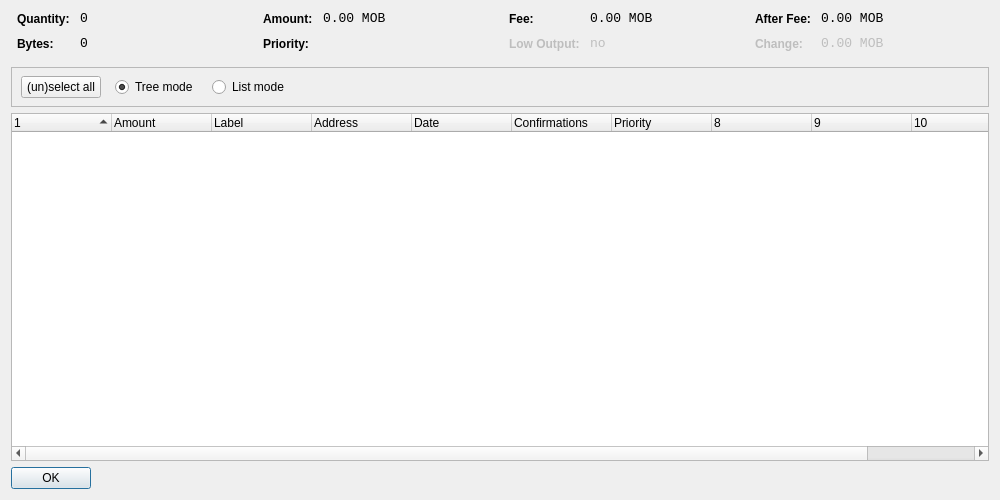
<?xml version="1.0" encoding="UTF-8"?>
<ui version="4.0">
 <class>CoinControlDialog</class>
 <widget class="QDialog" name="CoinControlDialog">
  <property name="geometry">
   <rect>
    <x>0</x>
    <y>0</y>
    <width>1000</width>
    <height>500</height>
   </rect>
  </property>
  <property name="windowTitle">
   <string>Coin Control</string>
  </property>
  <layout class="QVBoxLayout" name="verticalLayout">
   <item>
    <layout class="QHBoxLayout" name="horizontalLayoutTop" stretch="0,0,0,0">
     <property name="topMargin">
      <number>0</number>
     </property>
     <property name="bottomMargin">
      <number>10</number>
     </property>
     <item>
      <layout class="QFormLayout" name="formLayoutCoinControl1">
       <property name="horizontalSpacing">
        <number>10</number>
       </property>
       <property name="verticalSpacing">
        <number>10</number>
       </property>
       <property name="leftMargin">
        <number>6</number>
       </property>
       <property name="rightMargin">
        <number>6</number>
       </property>
       <item row="0" column="0">
        <widget class="QLabel" name="labelCoinControlQuantityText">
         <property name="styleSheet">
          <string notr="true">font-weight:bold;</string>
         </property>
         <property name="text">
          <string>Quantity:</string>
         </property>
        </widget>
       </item>
       <item row="0" column="1">
        <widget class="QLabel" name="labelCoinControlQuantity">
         <property name="font">
          <font>
           <family>Monospace</family>
           <pointsize>10</pointsize>
          </font>
         </property>
         <property name="cursor">
          <cursorShape>IBeamCursor</cursorShape>
         </property>
         <property name="contextMenuPolicy">
          <enum>Qt::ActionsContextMenu</enum>
         </property>
         <property name="text">
          <string notr="true">0</string>
         </property>
         <property name="textInteractionFlags">
          <set>Qt::LinksAccessibleByMouse|Qt::TextSelectableByKeyboard|Qt::TextSelectableByMouse</set>
         </property>
        </widget>
       </item>
       <item row="1" column="0">
        <widget class="QLabel" name="labelCoinControlBytesText">
         <property name="styleSheet">
          <string notr="true">font-weight:bold;</string>
         </property>
         <property name="text">
          <string>Bytes:</string>
         </property>
        </widget>
       </item>
       <item row="1" column="1">
        <widget class="QLabel" name="labelCoinControlBytes">
         <property name="font">
          <font>
           <family>Monospace</family>
           <pointsize>10</pointsize>
          </font>
         </property>
         <property name="cursor">
          <cursorShape>IBeamCursor</cursorShape>
         </property>
         <property name="contextMenuPolicy">
          <enum>Qt::ActionsContextMenu</enum>
         </property>
         <property name="text">
          <string notr="true">0</string>
         </property>
         <property name="textInteractionFlags">
          <set>Qt::LinksAccessibleByMouse|Qt::TextSelectableByKeyboard|Qt::TextSelectableByMouse</set>
         </property>
        </widget>
       </item>
      </layout>
     </item>
     <item>
      <layout class="QFormLayout" name="formLayoutCoinControl2">
       <property name="horizontalSpacing">
        <number>10</number>
       </property>
       <property name="verticalSpacing">
        <number>10</number>
       </property>
       <property name="leftMargin">
        <number>6</number>
       </property>
       <property name="rightMargin">
        <number>6</number>
       </property>
       <item row="0" column="0">
        <widget class="QLabel" name="labelCoinControlAmountText">
         <property name="styleSheet">
          <string notr="true">font-weight:bold;</string>
         </property>
         <property name="text">
          <string>Amount:</string>
         </property>
        </widget>
       </item>
       <item row="0" column="1">
        <widget class="QLabel" name="labelCoinControlAmount">
         <property name="font">
          <font>
           <family>Monospace</family>
           <pointsize>10</pointsize>
          </font>
         </property>
         <property name="cursor">
          <cursorShape>IBeamCursor</cursorShape>
         </property>
         <property name="contextMenuPolicy">
          <enum>Qt::ActionsContextMenu</enum>
         </property>
         <property name="text">
          <string notr="true">0.00 MOB</string>
         </property>
         <property name="textInteractionFlags">
          <set>Qt::LinksAccessibleByMouse|Qt::TextSelectableByKeyboard|Qt::TextSelectableByMouse</set>
         </property>
        </widget>
       </item>
       <item row="1" column="0">
        <widget class="QLabel" name="labelCoinControlPriorityText">
         <property name="styleSheet">
          <string notr="true">font-weight:bold;</string>
         </property>
         <property name="text">
          <string>Priority:</string>
         </property>
        </widget>
       </item>
       <item row="1" column="1">
        <widget class="QLabel" name="labelCoinControlPriority">
         <property name="font">
          <font>
           <family>Monospace</family>
           <pointsize>10</pointsize>
          </font>
         </property>
         <property name="cursor">
          <cursorShape>IBeamCursor</cursorShape>
         </property>
         <property name="contextMenuPolicy">
          <enum>Qt::ActionsContextMenu</enum>
         </property>
         <property name="text">
          <string/>
         </property>
         <property name="textInteractionFlags">
          <set>Qt::LinksAccessibleByMouse|Qt::TextSelectableByKeyboard|Qt::TextSelectableByMouse</set>
         </property>
        </widget>
       </item>
      </layout>
     </item>
     <item>
      <layout class="QFormLayout" name="formLayoutCoinControl3">
       <property name="horizontalSpacing">
        <number>10</number>
       </property>
       <property name="verticalSpacing">
        <number>10</number>
       </property>
       <property name="leftMargin">
        <number>6</number>
       </property>
       <property name="rightMargin">
        <number>6</number>
       </property>
       <item row="0" column="0">
        <widget class="QLabel" name="labelCoinControlFeeText">
         <property name="styleSheet">
          <string notr="true">font-weight:bold;</string>
         </property>
         <property name="text">
          <string>Fee:</string>
         </property>
        </widget>
       </item>
       <item row="0" column="1">
        <widget class="QLabel" name="labelCoinControlFee">
         <property name="font">
          <font>
           <family>Monospace</family>
           <pointsize>10</pointsize>
          </font>
         </property>
         <property name="cursor">
          <cursorShape>IBeamCursor</cursorShape>
         </property>
         <property name="contextMenuPolicy">
          <enum>Qt::ActionsContextMenu</enum>
         </property>
         <property name="text">
          <string notr="true">0.00 MOB</string>
         </property>
         <property name="textInteractionFlags">
          <set>Qt::LinksAccessibleByMouse|Qt::TextSelectableByKeyboard|Qt::TextSelectableByMouse</set>
         </property>
        </widget>
       </item>
       <item row="1" column="0">
        <widget class="QLabel" name="labelCoinControlLowOutputText">
         <property name="enabled">
          <bool>false</bool>
         </property>
         <property name="styleSheet">
          <string notr="true">font-weight:bold;</string>
         </property>
         <property name="text">
          <string>Low Output:</string>
         </property>
        </widget>
       </item>
       <item row="1" column="1">
        <widget class="QLabel" name="labelCoinControlLowOutput">
         <property name="enabled">
          <bool>false</bool>
         </property>
         <property name="font">
          <font>
           <family>Monospace</family>
           <pointsize>10</pointsize>
          </font>
         </property>
         <property name="cursor">
          <cursorShape>IBeamCursor</cursorShape>
         </property>
         <property name="contextMenuPolicy">
          <enum>Qt::ActionsContextMenu</enum>
         </property>
         <property name="text">
          <string notr="true">no</string>
         </property>
         <property name="textInteractionFlags">
          <set>Qt::LinksAccessibleByMouse|Qt::TextSelectableByKeyboard|Qt::TextSelectableByMouse</set>
         </property>
        </widget>
       </item>
      </layout>
     </item>
     <item>
      <layout class="QFormLayout" name="formLayoutCoinControl4">
       <property name="horizontalSpacing">
        <number>10</number>
       </property>
       <property name="verticalSpacing">
        <number>10</number>
       </property>
       <property name="leftMargin">
        <number>6</number>
       </property>
       <property name="rightMargin">
        <number>6</number>
       </property>
       <item row="0" column="0">
        <widget class="QLabel" name="labelCoinControlAfterFeeText">
         <property name="styleSheet">
          <string notr="true">font-weight:bold;</string>
         </property>
         <property name="text">
          <string>After Fee:</string>
         </property>
        </widget>
       </item>
       <item row="0" column="1">
        <widget class="QLabel" name="labelCoinControlAfterFee">
         <property name="font">
          <font>
           <family>Monospace</family>
           <pointsize>10</pointsize>
          </font>
         </property>
         <property name="cursor">
          <cursorShape>IBeamCursor</cursorShape>
         </property>
         <property name="contextMenuPolicy">
          <enum>Qt::ActionsContextMenu</enum>
         </property>
         <property name="text">
          <string notr="true">0.00 MOB</string>
         </property>
         <property name="textInteractionFlags">
          <set>Qt::LinksAccessibleByMouse|Qt::TextSelectableByKeyboard|Qt::TextSelectableByMouse</set>
         </property>
        </widget>
       </item>
       <item row="1" column="0">
        <widget class="QLabel" name="labelCoinControlChangeText">
         <property name="enabled">
          <bool>false</bool>
         </property>
         <property name="styleSheet">
          <string notr="true">font-weight:bold;</string>
         </property>
         <property name="text">
          <string>Change:</string>
         </property>
        </widget>
       </item>
       <item row="1" column="1">
        <widget class="QLabel" name="labelCoinControlChange">
         <property name="enabled">
          <bool>false</bool>
         </property>
         <property name="font">
          <font>
           <family>Monospace</family>
           <pointsize>10</pointsize>
          </font>
         </property>
         <property name="cursor">
          <cursorShape>IBeamCursor</cursorShape>
         </property>
         <property name="contextMenuPolicy">
          <enum>Qt::ActionsContextMenu</enum>
         </property>
         <property name="text">
          <string notr="true">0.00 MOB</string>
         </property>
         <property name="textInteractionFlags">
          <set>Qt::LinksAccessibleByMouse|Qt::TextSelectableByKeyboard|Qt::TextSelectableByMouse</set>
         </property>
        </widget>
       </item>
      </layout>
     </item>
    </layout>
   </item>
   <item>
    <widget class="QFrame" name="frame">
     <property name="minimumSize">
      <size>
       <width>0</width>
       <height>40</height>
      </size>
     </property>
     <property name="frameShape">
      <enum>QFrame::StyledPanel</enum>
     </property>
     <property name="frameShadow">
      <enum>QFrame::Sunken</enum>
     </property>
     <widget class="QWidget" name="horizontalLayoutWidget">
      <property name="geometry">
       <rect>
        <x>10</x>
        <y>0</y>
        <width>781</width>
        <height>41</height>
       </rect>
      </property>
      <layout class="QHBoxLayout" name="horizontalLayoutPanel" stretch="0,0,0,0">
       <property name="spacing">
        <number>14</number>
       </property>
       <item>
        <widget class="QPushButton" name="pushButtonSelectAll">
         <property name="sizePolicy">
          <sizepolicy hsizetype="Maximum" vsizetype="Fixed">
           <horstretch>0</horstretch>
           <verstretch>0</verstretch>
          </sizepolicy>
         </property>
         <property name="text">
          <string>(un)select all</string>
         </property>
        </widget>
       </item>
       <item>
        <widget class="QRadioButton" name="radioTreeMode">
         <property name="sizePolicy">
          <sizepolicy hsizetype="Maximum" vsizetype="Fixed">
           <horstretch>0</horstretch>
           <verstretch>0</verstretch>
          </sizepolicy>
         </property>
         <property name="text">
          <string>Tree mode</string>
         </property>
         <property name="checked">
          <bool>true</bool>
         </property>
        </widget>
       </item>
       <item>
        <widget class="QRadioButton" name="radioListMode">
         <property name="sizePolicy">
          <sizepolicy hsizetype="Maximum" vsizetype="Fixed">
           <horstretch>0</horstretch>
           <verstretch>0</verstretch>
          </sizepolicy>
         </property>
         <property name="text">
          <string>List mode</string>
         </property>
        </widget>
       </item>
       <item>
        <spacer name="horizontalSpacer">
         <property name="orientation">
          <enum>Qt::Horizontal</enum>
         </property>
         <property name="sizeHint" stdset="0">
          <size>
           <width>40</width>
           <height>20</height>
          </size>
         </property>
        </spacer>
       </item>
      </layout>
     </widget>
    </widget>
   </item>
   <item>
    <widget class="CoinControlTreeWidget" name="treeWidget">
     <property name="contextMenuPolicy">
      <enum>Qt::CustomContextMenu</enum>
     </property>
     <property name="sortingEnabled">
      <bool>false</bool>
     </property>
     <property name="columnCount">
      <number>11</number>
     </property>
     <attribute name="headerShowSortIndicator" stdset="0">
      <bool>true</bool>
     </attribute>
     <attribute name="headerStretchLastSection">
      <bool>false</bool>
     </attribute>
     <column>
      <property name="text">
       <string/>
      </property>
     </column>
     <column>
      <property name="text">
       <string>Amount</string>
      </property>
     </column>
     <column>
      <property name="text">
       <string>Label</string>
      </property>
     </column>
     <column>
      <property name="text">
       <string>Address</string>
      </property>
     </column>
     <column>
      <property name="text">
       <string>Date</string>
      </property>
     </column>
     <column>
      <property name="text">
       <string>Confirmations</string>
      </property>
      <property name="toolTip">
       <string>Confirmed</string>
      </property>
     </column>
     <column>
      <property name="text">
       <string>Priority</string>
      </property>
     </column>
     <column>
      <property name="text">
       <string/>
      </property>
     </column>
     <column>
      <property name="text">
       <string/>
      </property>
     </column>
     <column>
      <property name="text">
       <string/>
      </property>
     </column>
     <column>
      <property name="text">
       <string/>
      </property>
     </column>
    </widget>
   </item>
   <item>
    <widget class="QDialogButtonBox" name="buttonBox">
     <property name="sizePolicy">
      <sizepolicy hsizetype="Maximum" vsizetype="Fixed">
       <horstretch>0</horstretch>
       <verstretch>0</verstretch>
      </sizepolicy>
     </property>
     <property name="orientation">
      <enum>Qt::Horizontal</enum>
     </property>
     <property name="standardButtons">
      <set>QDialogButtonBox::Ok</set>
     </property>
    </widget>
   </item>
  </layout>
 </widget>
 <customwidgets>
  <customwidget>
   <class>CoinControlTreeWidget</class>
   <extends>QTreeWidget</extends>
   <header>coincontroltreewidget.h</header>
  </customwidget>
 </customwidgets>
 <resources/>
 <connections/>
</ui>
